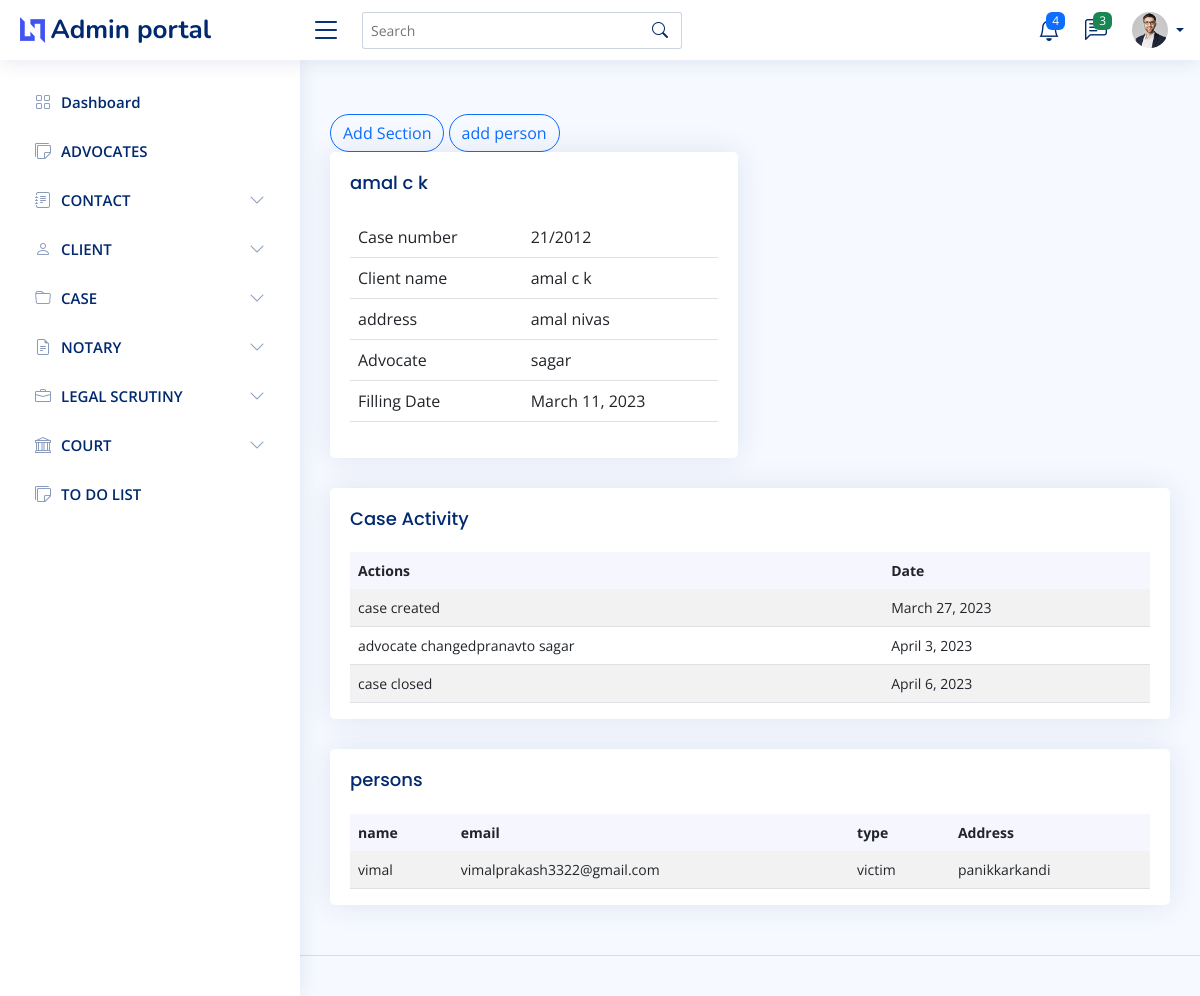
/case/details/1, run on the app's committed database.
### Admin_user/models.py (models this page shows)
class CaseRegister(models.Model):
    client_name=models.ForeignKey(client, on_delete=models.CASCADE)
    case_number=models.CharField(max_length=50)
    year=models.IntegerField()
    incident=models.CharField(max_length=50,null=True)
    advocate=models.ForeignKey(Advocate,null=True,on_delete=models.SET_NULL)
    Filling_Date=models.DateField(auto_now=False, auto_now_add=False,null=True)
    First_hearing_date=models.DateField(auto_now=False, auto_now_add=False,null=True)
    Next_hearing_date=models.DateField(auto_now=False, auto_now_add=False,null=True)
    Fir_date=models.DateField(auto_now=False, auto_now_add=False,null=True)
    Fir_number=models.IntegerField(null=True)
    Fir_policeStation=models.CharField(max_length=50,null=True)
    case_category=models.ForeignKey(CaseCategory,null=True,on_delete=models.SET_NULL)
    status=models.CharField(max_length=20,choices=status_choice,null=True,default=1)
    def __str__(self) :
        return self.client_name.First_name+" "+self.client_name.Last_name

class client(models.Model):
    First_name=models.CharField(max_length=50)
    Last_name=models.CharField(max_length=50)
    Address=models.ForeignKey(Address,null=True, on_delete=models.SET_NULL)
    Category=models.CharField(max_length=50,null=True)
    is_case=models.BooleanField(default=False)
    phone=models.IntegerField(null=True)
    email=models.CharField(max_length=50,null=True)
    def __str__(self) :
        return self.First_name+" "+self.Last_name

class Address(models.Model):
    House_name=models.CharField(max_length=50)
    Place=models.CharField(max_length=50)
    City=models.CharField(max_length=50)
    State=models.ForeignKey(State, on_delete=models.CASCADE)
    district=models.ForeignKey(District, on_delete=models.CASCADE)
    Country=models.CharField(max_length=50)
    Pin=models.IntegerField()
    def __str__(self):
        return self.House_name

class Advocate(models.Model):
    name=models.CharField(max_length=50)
    address=models.ForeignKey(Address,on_delete=models.DO_NOTHING)
    phone=models.IntegerField()
    court=models.ForeignKey(Court,null=True, on_delete=models.SET_NULL)
    def __str__(self) :
        return self.name

class CaseAction(models.Model):
    case=models.ForeignKey(CaseRegister, on_delete=models.DO_NOTHING)
    action=models.CharField(max_length=50,choices=Action_choice,default=1)
    date=models.DateField(auto_now=False, auto_now_add=False,null=True)

class Person(models.Model):
    case=models.ForeignKey(CaseRegister, on_delete=models.CASCADE)
    name=models.CharField(max_length=50)
    email=models.EmailField(max_length=254)
    types=models.CharField(max_length=50)
    Address=models.ForeignKey(Address,on_delete=models.CASCADE)

### Admin_user/views.py (the view)
# urls.py: path("case/details/<int:id>",case_details,name="case_details"),
def case_details(request,id):
    ob=CaseRegister.objects.get(id=id)
    persondata=Person.objects.all().filter(case_id=id)
    context={"person":persondata}
    context["section"]=caseSections.objects.all().filter(case_id=id)
    context["data"]=ob
    context["form"]=Casesectionform()
    context["actions"]=CaseAction.objects.filter(case=ob)
    context["sections"]=caseSections.objects.all().filter(case=ob)
    return render(request,"admin/case_details.html",context)

### Admin_user/form.py
class Casesectionform(forms.ModelForm):
    class Meta:
        model = caseSections
        exclude=["case"]
    def __init__(self,*args,**kwargs):
        super(Casesectionform,self).__init__(*args,**kwargs)
        for i in self.fields.values():
            i.widget.attrs['class']="form-control"

### Admin_user/models.py (called while the page is built)
    def __str__(self):
        return self.sections

### templates/admin/case_details.html (shortened to what this page needs)
{% extends 'admin/main.html' %}
{% block content %}
<br>
  <button type="button" class="btn btn-outline-primary rounded-pill" data-bs-toggle="modal" data-bs-target="#largeModal">
    Add Section
  </button>
  <a href="{% url 'add_person' id=data.id%}" class="btn btn-outline-primary rounded-pill">add person<a>
                {%load crispy_forms_tags %}
<div class="row align-items-top">
  <div class="col-lg-6">
    <div class="card">
      <div class="card-body">
        <h5 class="card-title">{{data}}</h5>
        <table class="table">
          <tbody>
            <tr>
              <td>Case number</td>
              <td >{{data.case_number}}</td>
            </tr>
            <tr>
              <td>Client name</td>
              <td >{{data.client_name}}</td>
            </tr>
            <tr>
              <td>address</td>
              <td >{{data.client_name.Address}}</td>
            </tr>
            <tr>
              <td>Advocate</td>
              <td >{{data.advocate}}</td>
            </tr>
            <tr>
              <td>Filling Date</td>
              <td >{{data.Filling_Date}}</td>
            </tr>
          </tbody>
        </table>
      </div>
    </div>
  </div>
</div>
<div class="col-12">
    <div class="card top-selling overflow-auto">
      <div class="card-body pb-0">
          <h5 class="card-title">Case Activity</h5>
          <table class="table table-striped">
            <thead>
              <tr>
                <th class="fw-bold" scope="col">Actions</th>
                <th class="fw-bold" scope="col">Date</th>
              </tr>
            </thead>
            <tbody>
              {% for i in actions %}
              <tr>
                <td>{{i.action}}</td>
                <td >{{i.date}}</td>
              </tr>
              {% endfor %}
            </tbody>
          </table>
        </div>
      </div>
    </div>
  {% if person %}
  <div class="col-12">
    <div class="card top-selling overflow-auto">
      <div class="card-body pb-0">
          <h5 class="card-title">persons</h5>
          <table class="table table-striped">
            <thead>
              <tr>
                <th class="fw-bold" scope="col">name </th>
                <th class="fw-bold" scope="col">email</th>
                <th class="fw-bold" scope="col">type</th>
                <th class="fw-bold" scope="col">Address</th>
              </tr>
            </thead>
            <tbody>
              {% for i in person %}
              <tr>
                <td>{{i.name}}</td>
                <td >{{i.email}}</td>
                <td >{{i.types}}</td>
                <td >{{i.Address}}</td>
              </tr>
              {% endfor %}
            </tbody>
          </table>
        </div>
      </div>
    </div>
  {% endif %}
{% endblock content %}

### static/assets/css/style.css (style rules this page uses)
:root { scroll-behavior: smooth; }
body { font-family: "Open Sans", sans-serif; background: #f6f9ff; color: #444444; }
a { color: #4154f1; text-decoration: none; }
h1, h2, h3, h4, h5, h6 { font-family: "Nunito", sans-serif; }
.card { margin-bottom: 30px; border: none; border-radius: 5px; box-shadow: 0px 0 30px rgba(1, 41, 112, 0.1); }
.card-title { padding: 20px 0 15px 0; font-size: 18px; font-weight: 500; color: #012970; font-family: "Poppins", sans-serif; }
.card-body { padding: 0 20px 20px 20px; }
.dashboard .top-selling { font-size: 14px; }
.dashboard .top-selling .table thead { background: #f6f6fe; }
.dashboard .top-selling .table thead th { border: 0; }
.dashboard .top-selling .table tbody td { vertical-align: middle; }

### data on the page
CaseRegister: client_name.Last_name "amal c k", case_number "21/2012", client_name "amal c k", client_name.Address "amal nivas", advocate "sagar", Filling_Date "March 11, 2023"
CaseAction: action "case created", date "March 27, 2023"
CaseAction: action "advocate changedpranavto sagar", date "April 3, 2023"
CaseAction: action "case closed", date "April 6, 2023"
Person: name "vimal", email "vimalprakash3322@gmail.com", types "victim", Address "panikkarkandi"
